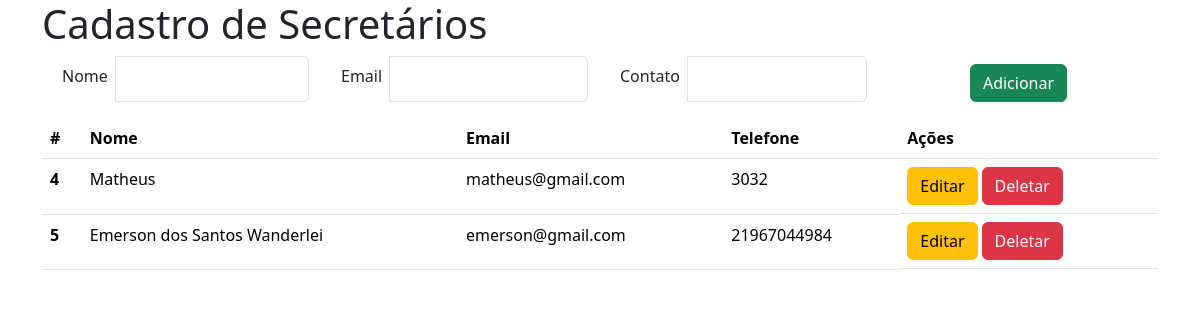
Before: / with the older database file.
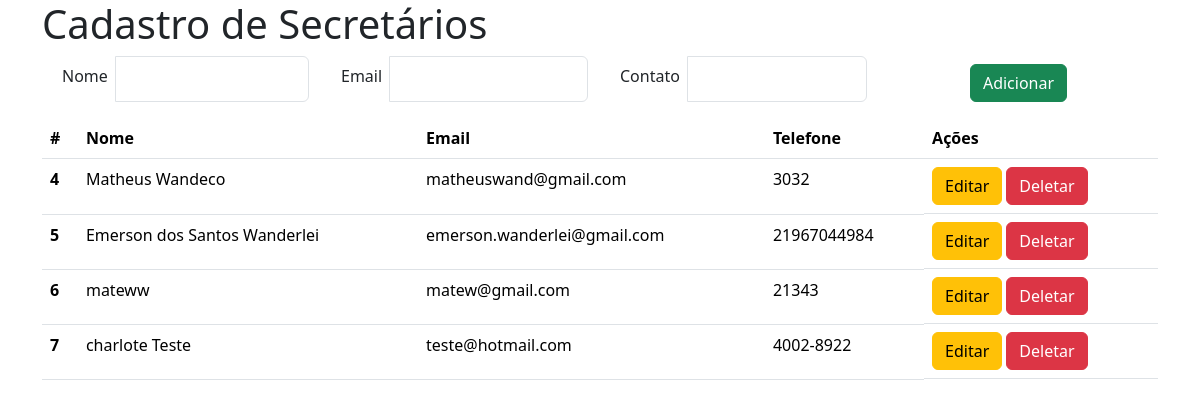
After: the same page with the newer database file.
### crud_wandeco/models.py (models this page shows)
class Usuario(database.Model):
    id = database.Column(database.Integer, primary_key=True, nullable=False)
    name = database.Column(database.String(30), nullable=False)
    email = database.Column(database.String(20), nullable=False, unique=True)
    phone = database.Column(database.String(11), nullable=True)

### crud_wandeco/routes.py (the view)
@app.route('/', methods=['GET', 'POST'])
def home():
    usuario = Usuario.query.all()
    formCreateUser = Form_create_user()
    return render_template('home.html', usuario=usuario, formCreateUser=formCreateUser)

### crud_wandeco/forms.py
class Form_create_user(FlaskForm):
    name = StringField('Nome', validators=[DataRequired()])
    email = EmailField('Email', validators=[DataRequired(), Email()])
    phone = StringField('Contato', validators=[DataRequired()])
    button_create = SubmitField('Adicionar')
    button_update = SubmitField('Editar')
    button_delete = SubmitField('Deletar')

### crud_wandeco/templates/home.html (shortened to what this page needs)
<!doctype html>
<html lang="en">
  <head>
    <link href="https://cdn.jsdelivr.net/npm/bootstrap@5.3.3/dist/css/bootstrap.min.css" rel="stylesheet">
  </head>
  <body class="container">
    <h1>Cadastro de Secretários</h1>
        <div> {% include 'form_create.html' %} </div>
        <div>{% include 'table.html' %}</div>
  </body>
</html>

### crud_wandeco/templates/form_create.html (shortened to what this page needs)
<form action="{% if editing %} {{ url_for('update', user_id=user_id) }} {% else %} {{ url_for('create') }} {% endif %}" method="post" class="mb-3">
    <fieldset>
        <div class="container text-center">
            <div class="row">
                <div class="col input-group">
                    {{ formCreateUser.name.label (class='form-label m-2') }}
                    {{ formCreateUser.name (class='form-control') }}
                </div>
                <div class="col input-group">
                    {{ formCreateUser.email.label(class='form-label m-2') }}
                    {{ formCreateUser.email (class='form-control') }}
                </div>
                <div class="col input-group">
                    {{ formCreateUser.phone.label (class='form-label m-2') }}
                    {{ formCreateUser.phone (class='form-control') }}
                </div>
                <div class="col mt-2">
                    {% if editing %}
                        {{ formCreateUser.button_update(class='btn btn-warning') }}
                    {% else %}
                        {{ formCreateUser.button_create(class='btn btn-success') }}
                    {% endif %}
                </div>
    </fieldset>
            </div>

### crud_wandeco/templates/table.html (shortened to what this page needs)
<table class="table me-4">
    <thead>
      <tr>
        <th scope="col">#</th>
        <th scope="col">Nome</th>
        <th scope="col">Email</th>
        <th scope="col">Telefone</th>
        <th scope="col">Ações</th>
      </tr>
    </thead>
    <tbody>
      {% for usuarios in usuario %}
        <tr>
          <th scope="row">{{usuarios.id }}</th>
          <td>{{usuarios.name}}</td>
          <td>{{usuarios.email}}</td>
          <td>{{usuarios.phone}}</td>
          <td class="d-flex">
            <form action="{{ url_for('edit', user_id=usuarios.id) }}" method="GET">
              <fieldset>
                {{ formCreateUser.button_update(class='btn btn-warning') }}
              </fieldset>
            </form>
            <form action="{{ url_for('delete', user_id=usuarios.id) }}" method="POST" class="ms-1">
              <fieldset>
                {{ formCreateUser.button_delete(class='btn btn-danger') }}
              </fieldset>
            </form>
          </td>
        </tr>
      {% endfor %}
    </tbody>
  </table>

Changed rows visible on the page:
changed Usuario id 4: name "Matheus" → "Matheus Wandeco"; email "matheus@gmail.com" → "matheuswand@gmail.com"
changed Usuario "Emerson dos Santos Wanderlei": email "emerson@gmail.com" → "emerson.wanderlei@gmail.com"
added Usuario: id "6", name "mateww", email "matew@gmail.com", phone "21343"
added Usuario: id "7", name "charlote Teste", email "teste@hotmail.com", phone "4002-8922"
